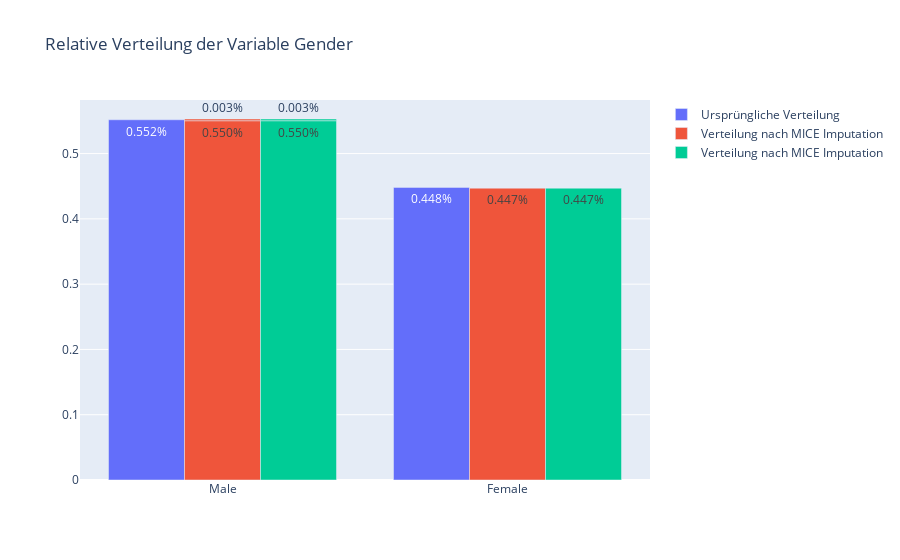

Write notebook code for a chart like this one.
### Markdown cell above
## Imputationverfahren für die Variable Gender

### Code cell
fig = make_subplots(rows=1)

fig.add_trace(go.Bar(name="Ursprüngliche Verteilung",x = X_train_df['gender'].replace({0: 'Female', 1: 'Male'}), y = X_train_df['gender'].value_counts(normalize=True),
                                    text = X_train_df['gender'].value_counts(normalize=True).apply(lambda x: '{0:1.3f}%'.format(x))
                        ))

fig.add_trace(go.Bar(name="Verteilung nach MICE Imputation", x = X_train_df_mice['gender'].replace({0: 'Female', 1: 'Male'}), y = X_train_df_mice['gender'].value_counts(normalize=True),
                                    text = X_train_df_mice['gender'].value_counts(normalize=True).apply(lambda x: '{0:1.3f}%'.format(x))
                        ))

fig.add_trace(go.Bar(name="Verteilung nach MICE Imputation", x = X_train_df_knn['gender'].replace({0: 'Female', 1: 'Male'}), y = X_train_df_knn['gender'].value_counts(normalize=True),
                                    text = X_train_df_knn['gender'].value_counts(normalize=True).apply(lambda x: '{0:1.3f}%'.format(x))
                        ))


fig.update_layout(title_text="Relative Verteilung der Variable Gender")

fig.show()

### Figure 1 — Plotly figure (JSON) as saved in the notebook; plotly's stock layout.template omitted (floating-point values rounded to 4 significant figures; data arrays with more than 128 entries replaced by an {"elided": "..."} marker saying what was removed)
{"data": [{"name": "Ursprüngliche Verteilung", "text": ["0.552%", "0.448%"], "type": "bar", "x": {"elided": "2662 str values"}, "y": [0.5518, 0.4482]}, {"name": "Verteilung nach MICE Imputation", "text": ["0.550%", "0.447%", "0.003%"], "type": "bar", "x": {"elided": "2662 mixed values"}, "y": [0.5503, 0.447, 0.00263]}, {"name": "Verteilung nach MICE Imputation", "text": ["0.550%", "0.447%", "0.003%"], "type": "bar", "x": {"elided": "2662 mixed values"}, "y": [0.5503, 0.447, 0.00263]}], "layout": {"title": {"text": "Relative Verteilung der Variable Gender"}, "xaxis": {"anchor": "y", "domain": [0, 1]}, "yaxis": {"anchor": "x", "domain": [0, 1]}}}
